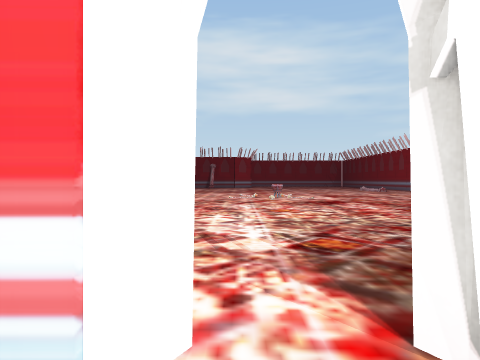
View 1 (above)

24 first-person views from a walk through a 3-D level made in the Unity game engine. The camera is 1.3 m above the floor, looks level and sees 70° across. The floor is counted in squares, 2 m on a side. Each view is taken from the middle of a square. On the plan, view 1 faces up. The plan holds only what a view shows up to about 10 squares ahead; the rest is blank. The place goes on beyond the plan. Some animated figures are not drawn. Some surface patterns are stand-ins.

View 2
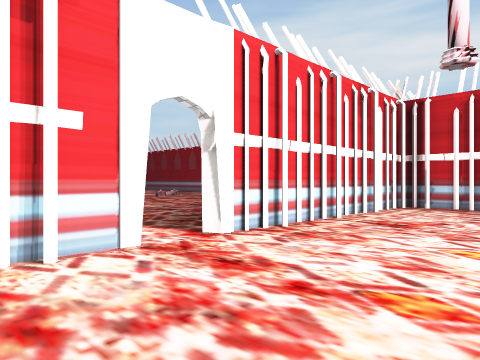

View 3
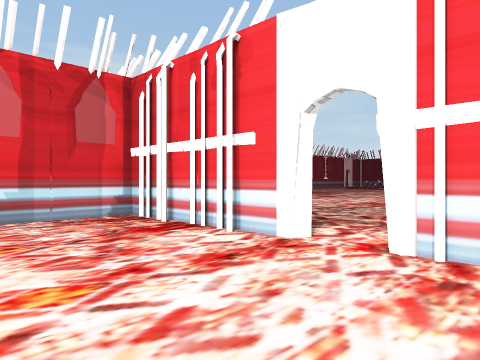

View 4
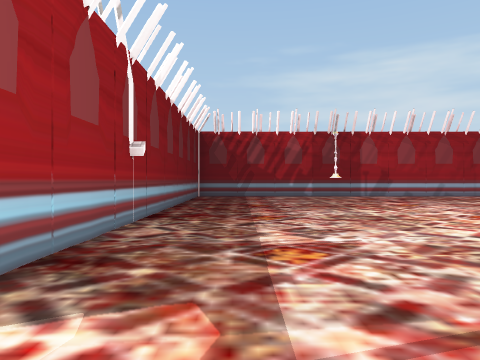

View 5
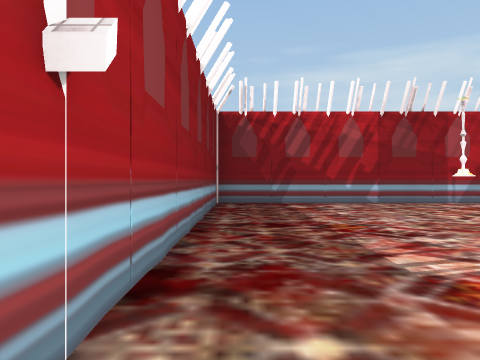

View 6
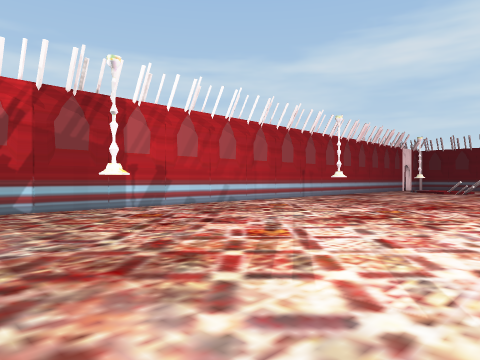

View 7
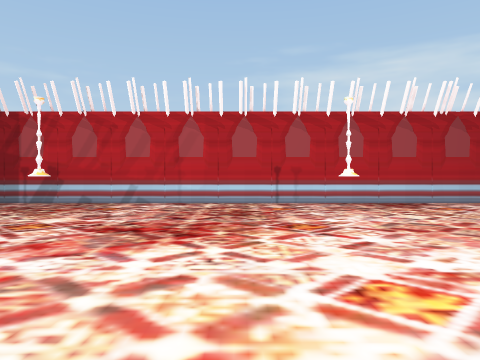

View 8
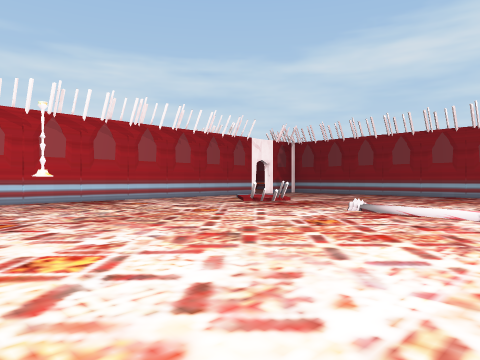

View 9
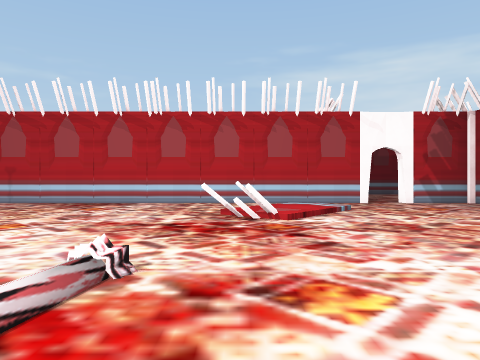

View 10
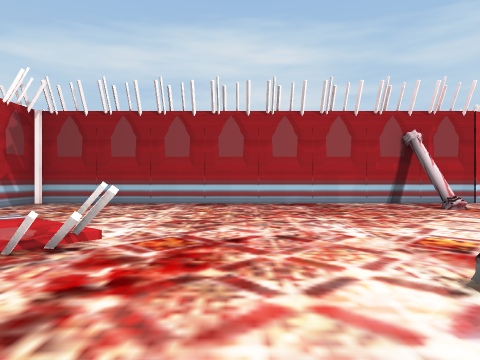

View 11
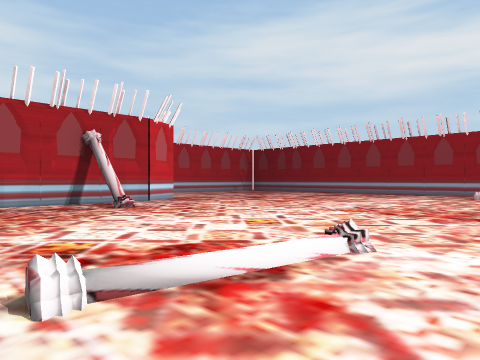

View 12
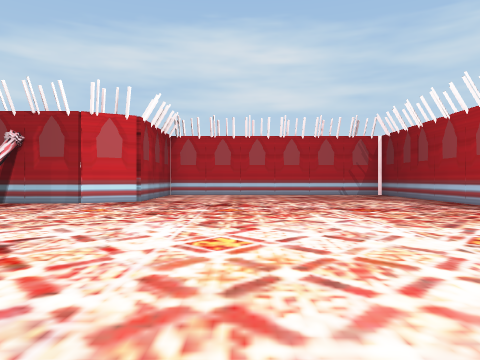

View 13
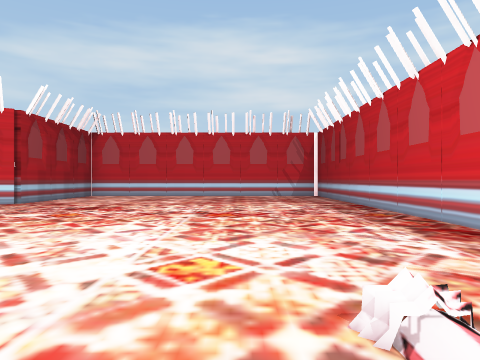

View 14
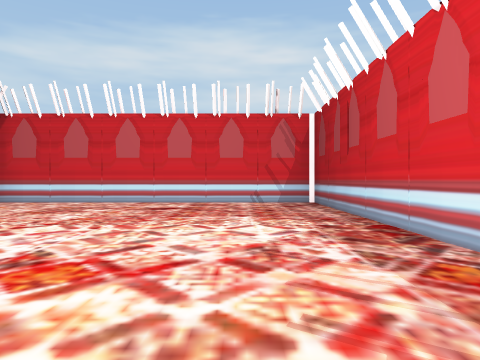

View 15
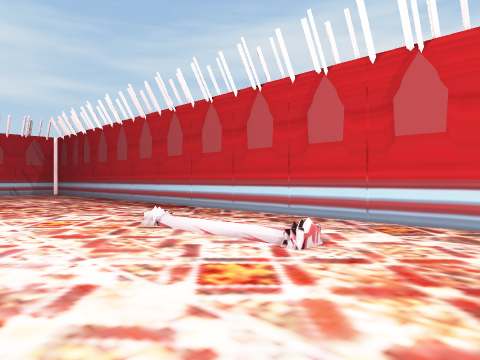

View 16
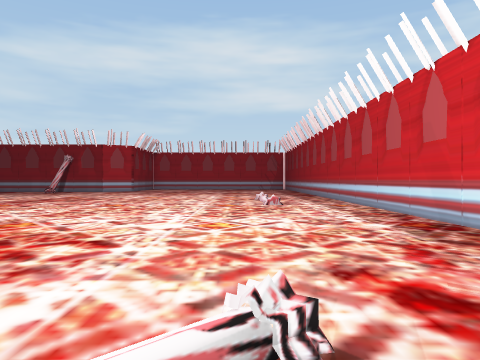

View 17
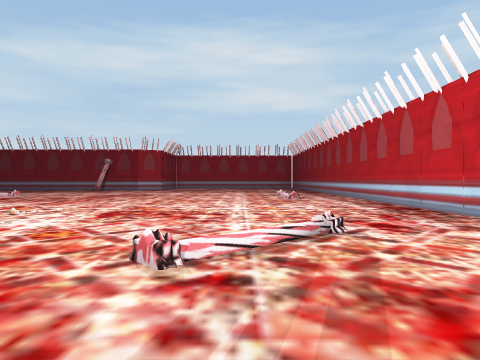

View 18
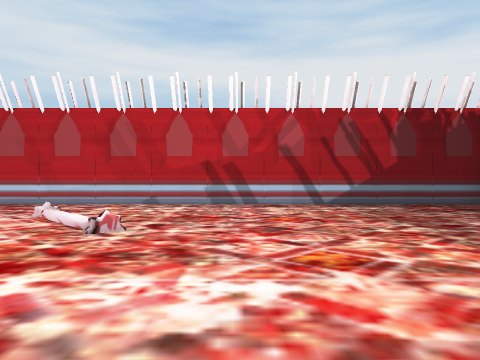

View 19
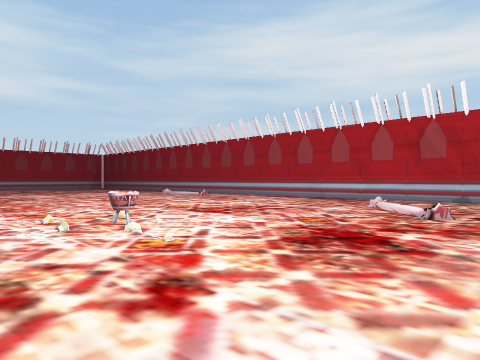

View 20
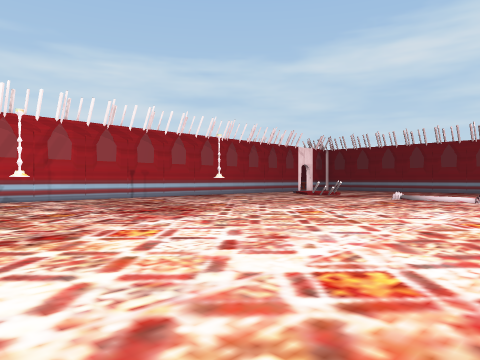

View 21
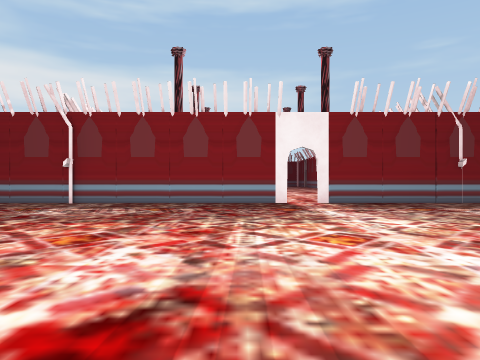

View 22
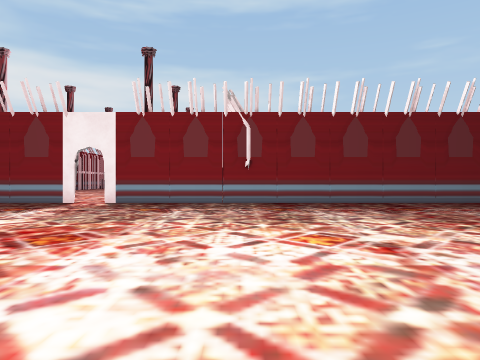

View 23
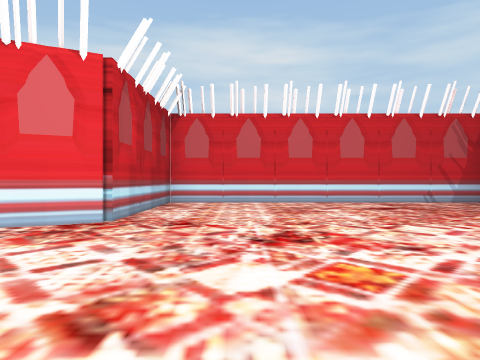

View 24
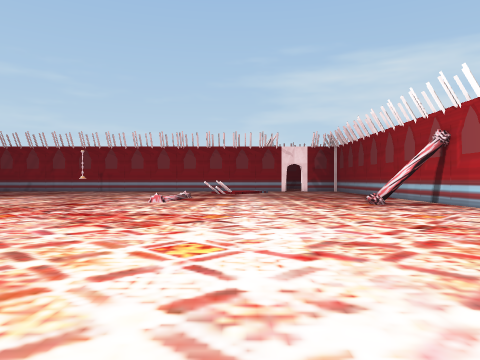

### Floor plan
Points are (right, up) in squares from view 1. A wall is a line through its corners. A room is listed if a view was taken in it or the views show most of it. See-through windows are left out.
Room 1 (views 1, 2, 3)
walls: (-0.1, 1.1) (-4, 1.1) (-4, -1); (3.4, 0.8) (3.1, 1.2); (6.3, 0.7) (5.9, 1.1) (0.6, 1.1); (6.7, -0.5) (6.7, 1.1)
ways out: opening at (0, 1) to room 2
Room 2 (views 4, 5, 6, 7, 8, 9, 10, 11, 12, 13, 14, 15, 16, 17, 18, 19, 20, 21, 22, 23, 24)
walls: (-8.2, 22) (-8.8, 22.1); (-9, 21.7) (-8.8, 21.3); (-8.5, 22.6) (-8.3, 22.3); (-8.8, 22.4) (-8.1, 22.2) (-8.8, 21.4); (0.6, 1.4) (8.8, 1.4); (-12.6, 25.8) (-12.6, 1.4) (-0.1, 1.4); (6.4, 0.4) (6.8, 0.8); (10.2, 1.5) (10.2, 33.9) (1, 33.9) (1, 29.3) (-0.5, 28.5) (-12.6, 28.5) (-12.6, 26.5)
low walls: (-8.5, 21.7) (-9, 21.7); (-8.3, 22.3) (-8.6, 22.3) (-8.4, 21.8)
ways out: opening at (0, 1) to room 1; opening at (-13, 26)
objects: other object (-3, 21); other object (-2, 27); other object (1, 13); other object (5, 10); other object (8, 19)

Where each view was taken, in squares from view 1:
view 1: 0 up, 0 right, facing up
view 2: 2 down, 2 left, facing up-right
view 3: 2 down, 2 right, facing up-left
view 4: 3 up, 1 right, facing left
view 5: 2 up, 3 left, facing left
view 6: 4 up, 5 left, facing up-left
view 7: 14 up, 3 left, facing left
view 8: 14 up, 2 left, facing up-left
view 9: 22 up, 3 left, facing left
view 10: 19 up, 7 left, facing up
view 11: 19 up, 6 left, facing up-right
view 12: 19 up, 4 right, facing up
view 13: 20 up, 7 right, facing up
view 14: 24 up, 8 right, facing up
view 15: 17 up, 5 right, facing up-right
view 16: 10 up, 7 right, facing up
view 17: 7 up, 6 right, facing up
view 18: 8 up, 1 right, facing right
view 19: 8 up, 1 left, facing up-right
view 20: 9 up, 1 left, facing up-left
view 21: 11 up, 2 right, facing down
view 22: 11 up, 4 left, facing down
view 23: 24 up, 3 right, facing up
view 24: 23 up, 7 right, facing left
